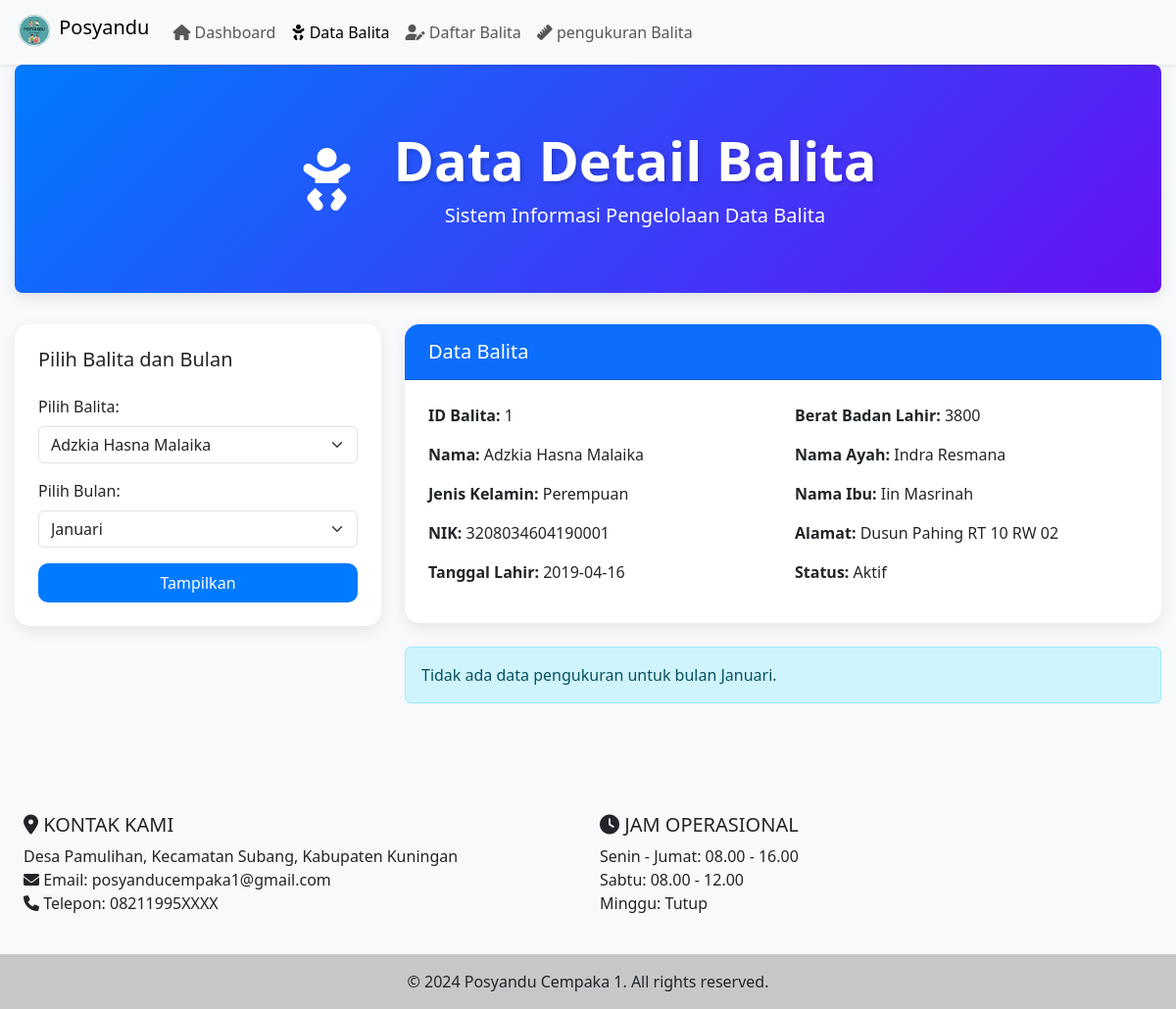
/posyandu_1/balita_p1.php (signed in), run on an earlier commit of the app's database.
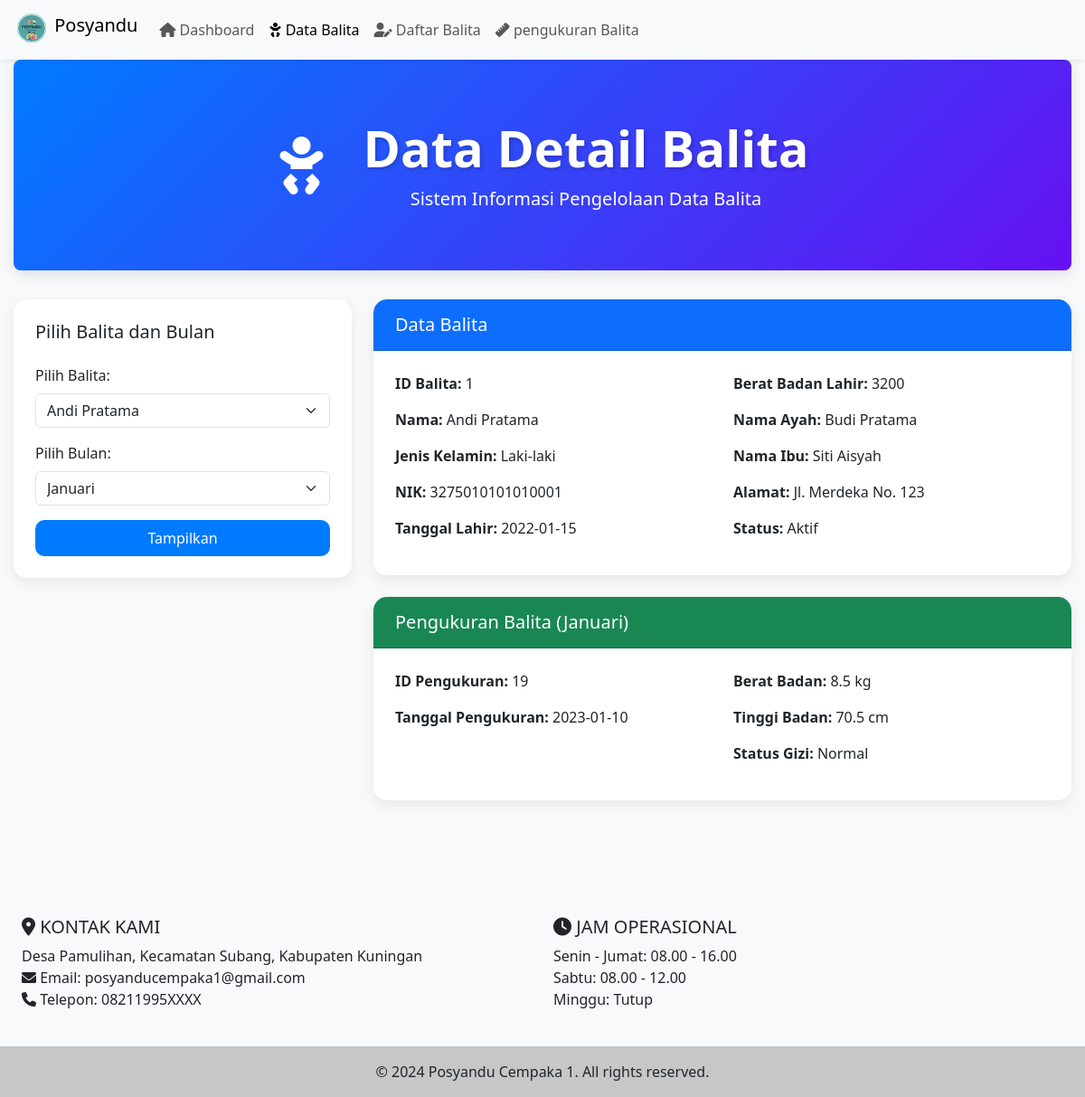
And on a later commit of the database.
### tables this page shows
CREATE TABLE balita (
    id_balita INTEGER PRIMARY KEY,
    no INTEGER,
    nama_balita TEXT,
    jenis_kelamin TEXT,
    nik TEXT,
    tanggal_lahir DATE,
    berat_badan_lahir INTEGER,
    nama_ayah TEXT,
    nama_ibu TEXT,
    alamat TEXT,
    status TEXT CHECK (status IN ('Aktif', 'Lulus', 'Keluar', 'Pindah', 'Meninggal', 'Tidak Aktif'))
);

CREATE TABLE "pengukuran_balita" (
    id_pengukuran INTEGER PRIMARY KEY AUTOINCREMENT,
    no INTEGER,
    id_balita INTEGER,
    tanggal_pengukuran DATE,
    berat_badan DECIMAL(5,2),
    tinggi_badan DECIMAL(5,2),
    status_gizi TEXT,
    bulan TEXT CHECK (bulan IN ('januari', 'februari', 'maret', 'april', 'mei', 'juni', 'juli', 'agustus', 'september', 'oktober', 'november', 'desember')),
    FOREIGN KEY (id_balita) REFERENCES balita(id_balita)
);

### config/config.php (called while the page is built, shortened)
<?php
try {
    $db = new PDO('sqlite:' . DB_PATH);
    $db->setAttribute(PDO::ATTR_ERRMODE, PDO::ERRMODE_EXCEPTION);
    $db->setAttribute(PDO::ATTR_DEFAULT_FETCH_MODE, PDO::FETCH_ASSOC);
    addDefaultAdmin($db);
} catch(PDOException $e) {
    die("Koneksi database gagal: " . $e->getMessage());
}
function addDefaultAdmin($db) {
    $stmt = $db->prepare("SELECT COUNT(*) FROM admin WHERE username = :username");
    $stmt->execute([':username' => DEFAULT_ADMIN_USERNAME]);
}
function getBalitaAndPengukuran($db, $id_balita) {
    $sql = "SELECT b.*, p.id_pengukuran, p.tanggal_pengukuran, p.berat_badan, p.tinggi_badan, p.status_gizi, p.bulan
            FROM balita b
            LEFT JOIN pengukuran_balita p ON b.id_balita = p.id_balita
            WHERE b.id_balita = :id_balita";
    $stmt = $db->prepare($sql);
    $stmt->execute([':id_balita' => $id_balita]);
    return $stmt->fetchAll();
}
function getPengukuranByBulan($db, $id_balita, $bulan) {
    $sql = "SELECT * FROM pengukuran_balita
            WHERE id_balita = :id_balita AND bulan = :bulan";
    $stmt = $db->prepare($sql);
    $stmt->execute([':id_balita' => $id_balita, ':bulan' => $bulan]);
    return $stmt->fetchAll();
}

### posyandu_1/balita_p1.php (the view, shortened to what the changed rows need)
<?php
require_once __DIR__ . '/../config/config.php';
require_once __DIR__ . '/../pos_1/header_balita_p1.php';
$id_balita = isset($_POST['id_balita']) ? (int)$_POST['id_balita'] : 1;
$bulan = isset($_POST['bulan']) ? $_POST['bulan'] : 'januari';
$balitaData = getBalitaAndPengukuran($db, $id_balita);
$pengukuranData = getPengukuranByBulan($db, $id_balita, $bulan);
$balitas = $db->query("SELECT id_balita, nama_balita FROM balita")->fetchAll(PDO::FETCH_ASSOC);
?>
<!DOCTYPE html>
<html lang="id">
<head>
    <link href="https://cdn.jsdelivr.net/npm/bootstrap@5.3.0-alpha1/dist/css/bootstrap.min.css" rel="stylesheet">
    <link href="https://cdnjs.cloudflare.com/ajax/libs/font-awesome/6.0.0-beta3/css/all.min.css" rel="stylesheet">
</head>
<body>
<div class="container">
    <div class="jumbotron text-center">
        <div class="row align-items-center justify-content-center">
            <div class="col-auto">
                <h1 class="display-4">Data Detail Balita</h1>
            </div>
        </div>
    </div>
</div>
    <div class="container mb-5">
        <div class="row">
            <div class="col-lg-4 mb-4">
                <div class="card">
                    <div class="card-body">
                        <form method="post">
                            <div class="mb-3">
                                <label for="id_balita" class="form-label">Pilih Balita:</label>
                                <select name="id_balita" id="id_balita" class="form-select">
                                    <?php foreach ($balitas as $balita): ?>
                                        <option value="<?php echo htmlspecialchars($balita['id_balita']); ?>"
                                            <?php if ($balita['id_balita'] == $id_balita): ?> selected <?php endif; ?>>
                                            <?php echo htmlspecialchars($balita['nama_balita']); ?>
                                        </option>
                                    <?php endforeach; ?>
                                </select>
                            </div>
                        </form>
                    </div>
                </div>
            </div>
            <div class="col-lg-8">
                <?php if (!empty($balitaData)): ?>
                    <?php $row = $balitaData[0]; ?>
                    <div class="card mb-4">
                        <div class="card-header bg-primary text-white">
                            <h5 class="mb-0">Data Balita</h5>
                        </div>
                        <div class="card-body">
                            <div class="row">
                                <div class="col-md-6">
                                    <p><strong>ID Balita:</strong> <?php echo htmlspecialchars($row['id_balita']); ?></p>
                                    <p><strong>Nama:</strong> <?php echo htmlspecialchars($row['nama_balita']); ?></p>
                                    <p><strong>Jenis Kelamin:</strong> <?php echo htmlspecialchars($row['jenis_kelamin']); ?></p>
                                    <p><strong>NIK:</strong> <?php echo htmlspecialchars($row['nik']); ?></p>
                                    <p><strong>Tanggal Lahir:</strong> <?php echo htmlspecialchars($row['tanggal_lahir']); ?></p>
                                </div>
                                <div class="col-md-6">
                                    <p><strong>Berat Badan Lahir:</strong> <?php echo htmlspecialchars($row['berat_badan_lahir']); ?></p>
                                    <p><strong>Nama Ayah:</strong> <?php echo htmlspecialchars($row['nama_ayah']); ?></p>
                                    <p><strong>Nama Ibu:</strong> <?php echo htmlspecialchars($row['nama_ibu']); ?></p>
                                    <p><strong>Alamat:</strong> <?php echo htmlspecialchars($row['alamat']); ?></p>
                                    <p><strong>Status:</strong> <?php echo htmlspecialchars($row['status']); ?></p>
                                </div>
                            </div>
                        </div>
                    </div>
                    <?php if (!empty($pengukuranData)): ?>
                        <?php $pengukuran = $pengukuranData[0]; ?>
                        <div class="card">
                            <div class="card-header bg-success text-white">
                                <h5 class="mb-0">Pengukuran Balita (<?php echo ucfirst($bulan); ?>)</h5>
                            </div>
                            <div class="card-body">
                                <div class="row">
                                    <div class="col-md-6">
                                        <p><strong>ID Pengukuran:</strong> <?php echo htmlspecialchars($pengukuran['id_pengukuran']); ?></p>
                                        <p><strong>Tanggal Pengukuran:</strong> <?php echo htmlspecialchars($pengukuran['tanggal_pengukuran']); ?></p>
                                    </div>
                                    <div class="col-md-6">
                                        <p><strong>Berat Badan:</strong> <?php echo htmlspecialchars($pengukuran['berat_badan']); ?> kg</p>
                                        <p><strong>Tinggi Badan:</strong> <?php echo htmlspecialchars($pengukuran['tinggi_badan']); ?> cm</p>
                                        <p><strong>Status Gizi:</strong> <?php echo htmlspecialchars($pengukuran['status_gizi']); ?></p>
                                    </div>
                                </div>
                            </div>
                        </div>
                    <?php else: ?>
                        <div class="alert alert-info mt-3" role="alert">
                            Tidak ada data pengukuran untuk bulan <?php echo ucfirst($bulan); ?>.
                        </div>
                    <?php endif; ?>
                <?php else: ?>
                    <div class="alert alert-warning" role="alert">
                        Tidak ada data untuk balita ini.
                    </div>
                <?php endif; ?>
            </div>
        </div>
    </div>
</body>
</html>
<?php
require_once __DIR__ . '/../pos_1/footer_balita_p1.php';
 ?>

What changed in the data, as far as the page shows it:
no longer on this page (row edited): balita: id_balita "1", nama_balita "Adzkia Hasna Malaika", jenis_kelamin "Perempuan", nik "3208034604190001", tanggal_lahir "2019-04-16", berat_badan_lahir "3800", nama_ayah "Indra Resmana", nama_ibu "Iin Masrinah", alamat "Dusun Pahing RT 10 RW 02", status "Aktif"
added pengukuran_balita: id_balita.id_balita "1", id_balita.nama_balita "Andi Pratama", id_balita.jenis_kelamin "Laki-laki", id_balita.nik "3275010101010001", id_balita.tanggal_lahir "2022-01-15", id_balita.berat_badan_lahir "3200", id_balita.nama_ayah "Budi Pratama", id_balita.nama_ibu "Siti Aisyah", id_balita.alamat "Jl. Merdeka No. 123", id_balita.status "Aktif", id_pengukuran "19", tanggal_pengukuran "2023-01-10", berat_badan "8.5", tinggi_badan "70.5", status_gizi "Normal"
Also different on the page:
form field id_balita: "Adzkia Hasna Malaika" → "Andi Pratama"
$bulan: (not shown) → "Januari"
$bulan: "Januari" → (not shown)
text no longer shown: "Tidak ada data pengukuran untuk bulan ."
text now shown: "Pengukuran Balita ( ) ID Pengukuran: Tanggal Pengukuran: Berat Badan: kg Tinggi Badan: cm Status Gizi:"
